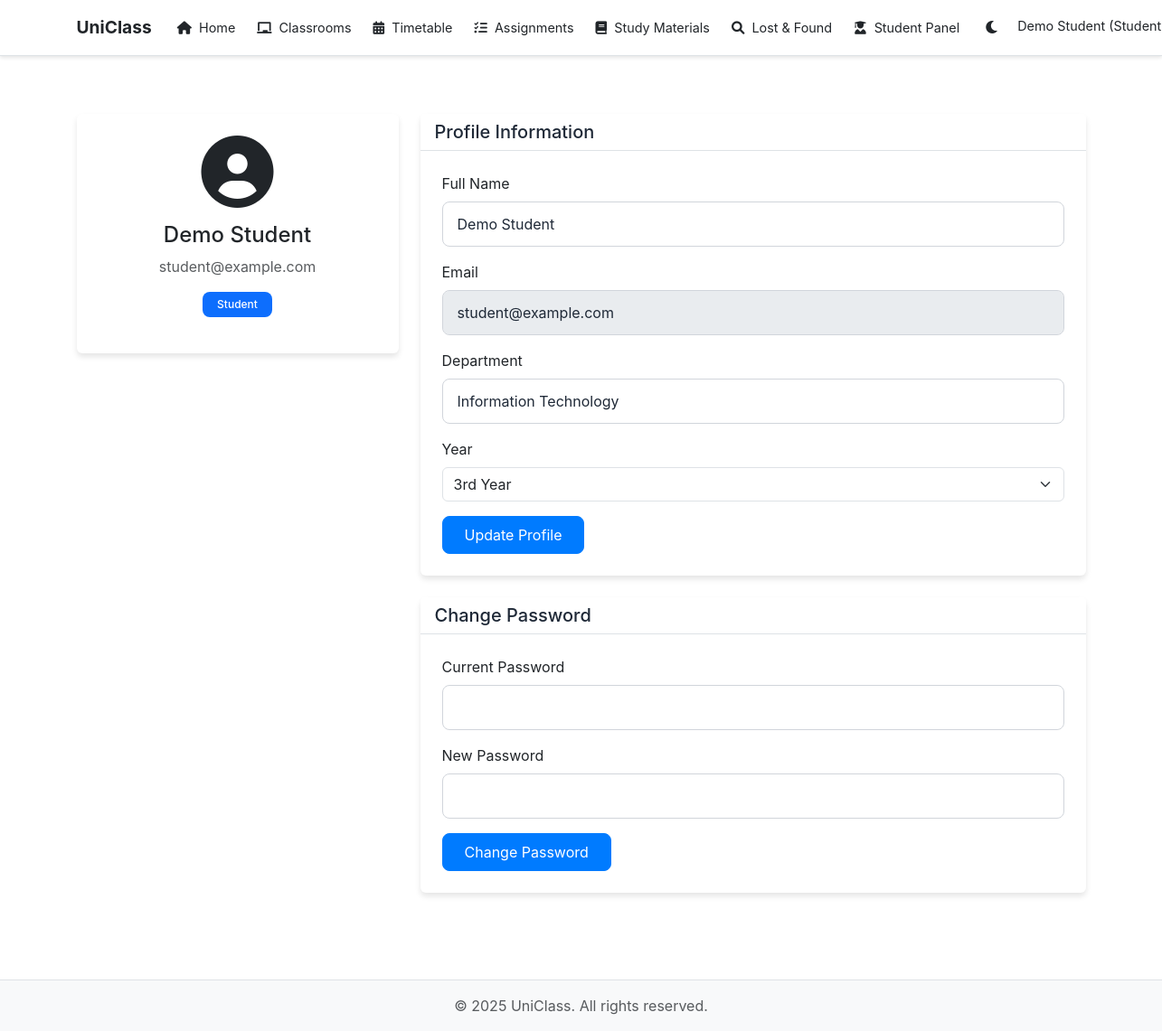
Screenshot of /auth/profile (signed in) with the database file from the repository.
### models.py (models this page shows, shortened)
class User(UserMixin, db.Model):
    id = db.Column(db.Integer, primary_key=True)
    username = db.Column(db.String(64), unique=True, nullable=False)
    name = db.Column(db.String(100), nullable=True)  # Made nullable initially
    email = db.Column(db.String(120), unique=True, nullable=False)
    mobile = db.Column(db.String(10), unique=True, nullable=True)
    password_hash = db.Column(db.String(128))
    is_admin = db.Column(db.Boolean, default=False)
    is_approved = db.Column(db.Boolean, default=False)
    role = db.Column(db.String(20), default='student')  # student, teacher, admin
    department = db.Column(db.String(100), nullable=True)  # Added department field
    year = db.Column(db.String(10), nullable=True)  # Added year field
    created_at = db.Column(db.DateTime, default=datetime.utcnow)
    is_active = db.Column(db.Boolean, default=True)  # Added is_active field
    email_notifications = db.Column(db.Boolean, default=True)
    push_notifications = db.Column(db.Boolean, default=True)
    sms_notifications = db.Column(db.Boolean, default=False)
    notification_area = db.Column(db.String(100))
    roles = db.relationship('AdminRole', secondary='user_roles', back_populates='users')
    lost_items = db.relationship('LostItem', backref='owner', lazy='dynamic', foreign_keys='LostItem.user_id')
    found_items = db.relationship('FoundItem', backref='finder', lazy='dynamic', foreign_keys='FoundItem.user_id')
    lost_found_sent_messages = db.relationship('LostFoundChat', backref='sender', foreign_keys='LostFoundChat.sender_id', lazy='dynamic')
    lost_found_received_messages = db.relationship('LostFoundChat', backref='receiver', foreign_keys='LostFoundChat.receiver_id', lazy='dynamic')
    found_by_items = db.relationship('LostItem', backref='found_by_user', lazy='dynamic', foreign_keys='LostItem.found_by')
    given_feedback = db.relationship('Feedback', backref='reviewer', foreign_keys='Feedback.reviewer_id', lazy='dynamic')
    received_feedback = db.relationship('Feedback', backref='reviewee', foreign_keys='Feedback.reviewee_id', lazy='dynamic')
    @property
    def is_student(self):
        return self.role == 'student'

### routes/auth.py (the view, shortened to what this page needs)
@auth_bp.route('/profile', methods=['GET', 'POST'])
@login_required
def profile():
    form = RegistrationForm(obj=current_user)
    return render_template('auth/profile.html', form=form)

### models.py (called while the page is built)
@login_manager.user_loader
def load_user(id):
    return User.query.get(int(id))

### templates/auth/profile.html (shortened to what this page needs)
{% extends "base.html" %}
{% block content %}
<div class="container py-5">
    <div class="row">
        <div class="col-md-4 mb-4">
            <div class="card">
                <div class="card-body text-center">
                    <div class="profile-image mb-3">
                        <i class="fas fa-user-circle fa-5x"></i>
                    </div>
                    <h4>{{ current_user.name or current_user.username }}</h4>
                    <p class="text-muted">{{ current_user.email }}</p>
                    <p class="badge bg-primary">{{ current_user.role.title() }}</p>
                </div>
            </div>
        </div>
        <div class="col-md-8">
            <div class="card mb-4">
                <div class="card-header">
                    <h5 class="mb-0">Profile Information</h5>
                </div>
                <div class="card-body">
                    <form method="POST" class="needs-validation" novalidate>
                        <div class="mb-3">
                            <label for="name" class="form-label">Full Name</label>
                            <input type="text"
                                   class="form-control"
                                   id="name"
                                   name="name"
                                   value="{{ current_user.name or '' }}"
                                   required>
                        </div>
                        <div class="mb-3">
                            <label for="email" class="form-label">Email</label>
                            <input type="email"
                                   class="form-control"
                                   value="{{ current_user.email }}"
                                   disabled>
                        </div>
                        {% if current_user.is_student %}
                        <div class="mb-3">
                            <label for="department" class="form-label">Department</label>
                            <input type="text"
                                   class="form-control"
                                   id="department"
                                   name="department"
                                   value="{{ current_user.department or '' }}"
                                   required>
                        </div>
                        <div class="mb-3">
                            <label for="year" class="form-label">Year</label>
                            <select class="form-select" id="year" name="year" required>
                                <option value="3" {% if current_user.year == '3' %}selected{% endif %}>3rd Year</option>
                            </select>
                        </div>
                        {% endif %}
                        <button type="submit" class="btn btn-primary" name="update_profile">Update Profile</button>
                    </form>
                </div>
            </div>
            <div class="card">
                <div class="card-header">
                    <h5 class="mb-0">Change Password</h5>
                </div>
                <div class="card-body">
                    <form method="POST" class="needs-validation" novalidate>
                        <div class="mb-3">
                            <label for="current_password" class="form-label">Current Password</label>
                            <input type="password"
                                   class="form-control"
                                   id="current_password"
                                   name="current_password"
                                   required>
                        </div>
                        <div class="mb-3">
                            <label for="new_password" class="form-label">New Password</label>
                            <input type="password"
                                   class="form-control"
                                   id="new_password"
                                   name="new_password"
                                   required>
                        </div>
                        <button type="submit" class="btn btn-primary" name="change_password">Change Password</button>
                    </form>
                </div>
            </div>
        </div>
    </div>
</div>
{% endblock %}

### templates/base.html (shortened to what this page needs)
<!DOCTYPE html>
<html lang="en">
<head>
    <link href="https://cdn.jsdelivr.net/npm/bootstrap@5.3.0/dist/css/bootstrap.min.css" rel="stylesheet">
    <link href="https://cdnjs.cloudflare.com/ajax/libs/font-awesome/6.0.0/css/all.min.css" rel="stylesheet">
    <link rel="stylesheet" href="{{ url_for('static', filename='css/style.css') }}">
</head>
<body>
    <nav class="navbar navbar-expand-lg navbar-dark bg-primary">
        <div class="container">
            <a class="navbar-brand" href="{{ url_for('main.index') }}">UniClass</a>
            <div class="collapse navbar-collapse" id="navbarNav">
                <ul class="navbar-nav me-auto mb-2 mb-lg-0">
                    <li class="nav-item">
                        <a class="nav-link" href="{{ url_for('main.index') }}">
                            <i class="fas fa-home me-1"></i> Home
                        </a>
                    </li>
                    <li class="nav-item">
                        <a class="nav-link" href="{{ url_for('classroom.index') }}">
                            <i class="fas fa-chalkboard me-1"></i> Classrooms
                        </a>
                    </li>
                    <li class="nav-item">
                        <a class="nav-link" href="{{ url_for('timetable.index') }}">
                            <i class="fas fa-calendar-alt me-1"></i> Timetable
                        </a>
                    </li>
                    <li class="nav-item">
                        <a class="nav-link" href="{{ url_for('assignments.index') }}">
                            <i class="fas fa-tasks me-1"></i> Assignments
                        </a>
                    </li>
                    <li class="nav-item">
                        <a class="nav-link" href="{{ url_for('materials.index') }}">
                            <i class="fas fa-book me-1"></i> Study Materials
                        </a>
                    </li>
                    <li class="nav-item">
                        <a class="nav-link" href="{{ url_for('lost_found.index') }}">
                            <i class="fas fa-search me-1"></i> Lost & Found
                        </a>
                    </li>
                    {% if current_user.is_authenticated %}
                        {% if current_user.role == 'student' %}
                        <li class="nav-item">
                            <a class="nav-link" href="{{ url_for('student.index') }}">
                                <i class="fas fa-user-graduate me-1"></i> Student Panel
                            </a>
                        </li>
                        {% elif current_user.role == 'admin' %}
                        <li class="nav-item">
                            <a class="nav-link" href="{{ url_for('admin.index') }}">
                                <i class="fas fa-cog me-1"></i> Admin Panel
                            </a>
                        </li>
                        {% elif current_user.role == 'teacher' %}
                        <li class="nav-item">
                            <a class="nav-link" href="{{ url_for('teacher.index') }}">
                                <i class="fas fa-chalkboard-teacher me-1"></i> Teacher Panel
                            </a>
                        </li>
                        {% endif %}
                    {% endif %}
                </ul>
                <ul class="navbar-nav">
                    <li class="nav-item">
                        <button class="theme-toggle" id="themeToggle">
                            <i class="fas fa-moon"></i>
                        </button>
                    </li>
                    {% if current_user.is_authenticated %}
                    <li class="nav-item dropdown">
                        <a class="nav-link dropdown-toggle" href="#" id="navbarDropdown" role="button" data-bs-toggle="dropdown">
                            {{ current_user.name }} ({{ current_user.role.title() if current_user.role else 'User' }})
                        </a>
                    </li>
                    {% endif %}
                </ul>
            </div>
        </div>
    </nav>
    <main>
        {% block content %}{% endblock %}
    </main>
    <footer class="footer mt-5 py-3">
        <div class="container text-center">
            <span class="text-muted">&copy; <span id="currentYear"></span> UniClass. All rights reserved.</span>
        </div>
    </footer>
</body>
</html>

### static/css/style.css (style rules this page uses)
:root { --primary-color: #4f46e5; --secondary-color: #818cf8; --text-color: #333333; --bg-color: #ffffff; --nav-bg: rgba(255, 255, 255, 0.8); --card-bg: #ffffff; --border-color: #dee2e6; --input-bg: #ffffff; --input-border: #d1d5db; --input-text: #1f2937; --btn-text: #ffffff; --heading-color: #1f2937; --card-text: #4b5563; --hover-bg: #f8f9fa; --dropdown-bg: #ffffff; --dropdown-hover: #f8f9fa; --footer-bg: #f8f9fa; --footer-text: #333333; --link-color: #007bff; --link-hover: #0056b3; --shadow-color: rgba(0, 0, 0, 0.1); --alert-success-bg: #d1e7dd; --alert-success-text: #0f5132; --alert-danger-bg: #f8d7da; --alert-danger-text: #842029; --alert-info-bg: #cff4fc; --alert-info-text: #055160; --alert-warning-bg: #fff3cd; --alert-warning-text: #664d03; }
body { font-family: -apple-system, BlinkMacSystemFont, 'Segoe UI', Roboto, 'Helvetica Neue', Arial, sans-serif; background-color: var(--bg-color); color: var(--text-color); transition: all 0.3s ease; min-height: 100vh; display: flex; flex-direction: column; opacity: 1 !important; }
main { flex: 1; }
.navbar { backdrop-filter: blur(8px); background: var(--nav-bg) !important; border-bottom: 1px solid var(--border-color); transition: all 0.3s ease; box-shadow: 0 2px 4px rgba(0,0,0,.1); }
.navbar-brand { font-size: 1.5rem; font-weight: bold; color: var(--text-color) !important; }
.nav-link { color: var(--text-color) !important; transition: all 0.3s ease; }
.card, .feature-card, .testimonial-card { background-color: var(--card-bg); border: 1px solid var(--border-color); color: var(--text-color); box-shadow: 0 4px 6px var(--shadow-color); transition: all 0.3s ease; border: none; transition: transform 0.2s ease-in-out; }
.card-header { background-color: var(--card-bg); border-bottom: 1px solid var(--border-color); color: var(--heading-color); }
.card-body { padding: 1.5rem; }
.form-control { background-color: var(--input-bg); border-color: var(--input-border); color: var(--input-text); transition: all 0.3s ease; border-radius: 0.5rem; padding: 0.75rem 1rem; }
.form-label { color: var(--text-color); }
.btn { transition: all 0.3s ease; border-radius: 0.5rem; padding: 0.5rem 1.5rem; }
.btn-primary { background-color: var(--link-color); border-color: var(--link-color); color: var(--btn-text); }
footer { background-color: var(--footer-bg) !important; color: var(--footer-text); border-top: 1px solid var(--border-color); transition: all 0.3s ease; margin-top: auto; padding: 1rem 0; }
.badge { padding: 0.5rem 1rem; border-radius: 0.5rem; font-weight: 500; }

### templates/base.html (style rules this page uses)
:root { --primary-color: #0d6efd; --bg-color: #ffffff; --text-color: #212529; --card-bg: #ffffff; --border-color: #dee2e6; }
body { background-color: var(--bg-color); color: var(--text-color); }
.navbar { background-color: var(--card-bg) !important; border-bottom: 1px solid var(--border-color); padding: 0.5rem 1rem; }
.navbar-brand { font-size: 1.2rem; padding: 0.5rem 0; }
.nav-link { padding: 0.5rem 0.75rem !important; font-size: 0.9rem; white-space: nowrap; }
.nav-link i { font-size: 0.9rem; margin-right: 0.25rem; }
.theme-toggle { background: none; border: none; color: var(--text-color); cursor: pointer; padding: 0.5rem; margin-left: 0.5rem; }

### rows the page displays
User: name "Demo Student", role "Student", email "student@example.com", department "Information Technology", year "3rd Year"
